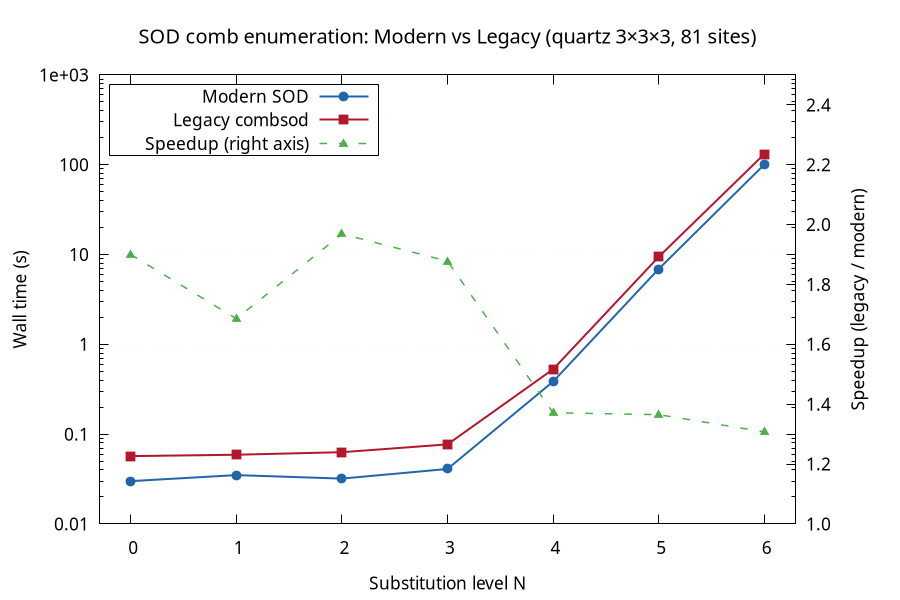

The script that saved this image:
set terminal pngcairo size 900,600 enhanced font 'Sans,13'
set output '/home/salvador/coding/sod/sod/test/benchmark_3x3x3_sweep.png'

set title "SOD comb enumeration: Modern vs Legacy (quartz 3×3×3, 81 sites)" font 'Sans,15'
set xlabel "Substitution level N"
set ylabel "Wall time (s)"

set datafile separator ','
set key top left box opaque
set grid ytics lc rgb '#dddddd'
set style data linespoints

set logscale y
set format y "%.3g"
set yrange [0.01:*]
set xrange [-0.3:6.3]
set xtics 1

# Add a secondary y-axis label for speedup
set y2label "Speedup (legacy / modern)"
set y2tics
set y2range [1:2.5]
set format y2 "%.1f"

plot '/home/salvador/coding/sod/sod/test/benchmark_3x3x3_sweep.csv' \
     every ::1 using 1:4 with linespoints lw 2 pt 7 ps 1.3 lc rgb '#2166ac' title 'Modern SOD', \
     '' every ::1 using 1:5 with linespoints lw 2 pt 5 ps 1.3 lc rgb '#b2182b' title 'Legacy combsod', \
     '' every ::1 using 1:($5/$4) axes x1y2 with linespoints lw 1.5 pt 9 ps 1.2 lc rgb '#4daf4a' dt 2 title 'Speedup (right axis)'
